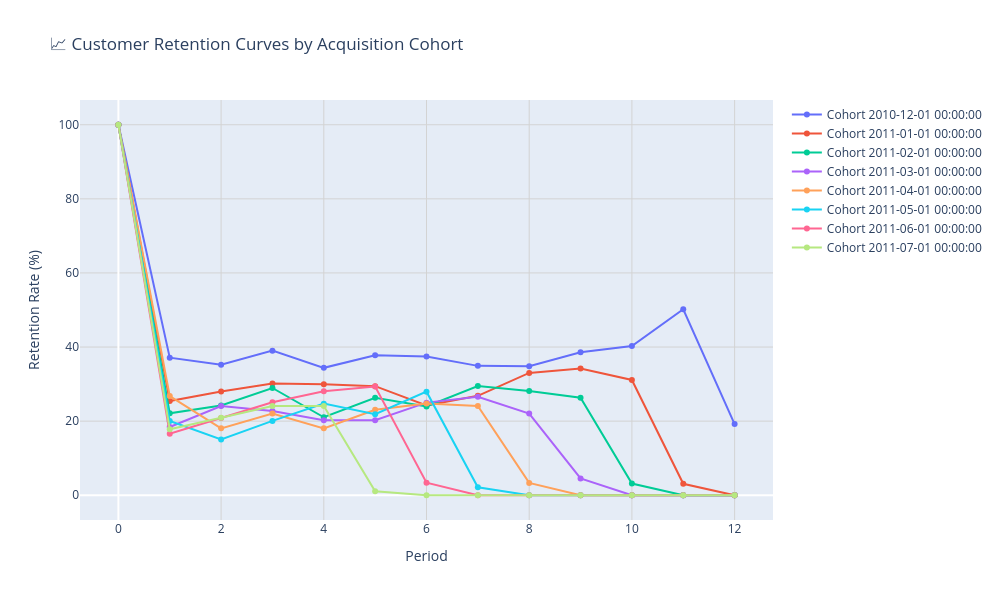

Source (notebook cell):
### Markdown cell above
## 📈 Visualization 2: Retention Curves

**Retention curves show how each cohort's retention changes over time.** Unlike heatmaps that show all data at once, retention curves let you:

- **Compare cohorts directly** with individual lines
- **Track retention decay** over time periods
- **Identify seasonal patterns** in acquisition quality
- **Spot cohort performance differences** clearly

### 🎯 Perfect for:
- Tracking retention trends over time
- Comparing cohort quality
- Identifying seasonal acquisition effects
- Executive presentations (easy to understand)

### ⚡ Key Parameters:
- `max_cohorts`: Limit number of lines for clarity
- `show_legend`: Toggle legend display
- `title`: Custom title for your chart

### Code cell
# 📈 Create Retention Curves
print("📈 Creating retention curves...")

retention_curves = plot_retention_curves(
    retention_data=retention_cohorts,
    title="📈 Customer Retention Curves by Acquisition Cohort",
    max_cohorts=8,            # Show only 8 cohorts for clarity
    show_legend=True,         # Show cohort names
    width=1000,
    height=600
)

retention_curves.show()

print("✨ Retention curves visualization complete!")
print("💡 Each line represents one acquisition cohort")
print("🔍 Look for: Which cohorts retain users best? How steep is the decline?")
print("📊 Pattern analysis: Parallel lines = consistent retention, diverging = different cohort quality")

### Figure 1 — Plotly figure (JSON) as saved in the notebook; plotly's stock layout.template omitted (floating-point values rounded to 4 significant figures)
{"data": [{"line": {"width": 2}, "marker": {"size": 6}, "mode": "lines+markers", "name": "Cohort 2010-12-01 00:00:00", "type": "scatter", "x": [0, 1, 2, 3, 4, 5, 6, 7, 8, 9, 10, 11, 12], "y": [100.0, 37.13, 35.23, 39.03, 34.39, 37.76, 37.45, 34.92, 34.81, 38.61, 40.3, 50.21, 19.2]}, {"line": {"width": 2}, "marker": {"size": 6}, "mode": "lines+markers", "name": "Cohort 2011-01-01 00:00:00", "type": "scatter", "x": [0, 1, 2, 3, 4, 5, 6, 7, 8, 9, 10, 11, 12], "y": [100.0, 25.42, 28.03, 30.17, 29.93, 29.45, 24.23, 26.84, 33.02, 34.2, 31.12, 3.09, 0.0]}, {"line": {"width": 2}, "marker": {"size": 6}, "mode": "lines+markers", "name": "Cohort 2011-02-01 00:00:00", "type": "scatter", "x": [0, 1, 2, 3, 4, 5, 6, 7, 8, 9, 10, 11, 12], "y": [100.0, 22.11, 24.21, 28.95, 21.05, 26.32, 23.95, 29.47, 28.16, 26.32, 3.16, 0.0, 0.0]}, {"line": {"width": 2}, "marker": {"size": 6}, "mode": "lines+markers", "name": "Cohort 2011-03-01 00:00:00", "type": "scatter", "x": [0, 1, 2, 3, 4, 5, 6, 7, 8, 9, 10, 11, 12], "y": [100.0, 18.41, 24.09, 22.73, 20.23, 20.23, 25.0, 26.59, 22.05, 4.55, 0.0, 0.0, 0.0]}, {"line": {"width": 2}, "marker": {"size": 6}, "mode": "lines+markers", "name": "Cohort 2011-04-01 00:00:00", "type": "scatter", "x": [0, 1, 2, 3, 4, 5, 6, 7, 8, 9, 10, 11, 12], "y": [100.0, 26.76, 18.06, 22.07, 18.06, 23.08, 24.75, 24.08, 3.34, 0.0, 0.0, 0.0, 0.0]}, {"line": {"width": 2}, "marker": {"size": 6}, "mode": "lines+markers", "name": "Cohort 2011-05-01 00:00:00", "type": "scatter", "x": [0, 1, 2, 3, 4, 5, 6, 7, 8, 9, 10, 11, 12], "y": [100.0, 20.07, 15.05, 20.07, 24.73, 21.86, 27.96, 2.15, 0.0, 0.0, 0.0, 0.0, 0.0]}, {"line": {"width": 2}, "marker": {"size": 6}, "mode": "lines+markers", "name": "Cohort 2011-06-01 00:00:00", "type": "scatter", "x": [0, 1, 2, 3, 4, 5, 6, 7, 8, 9, 10, 11, 12], "y": [100.0, 16.6, 20.85, 25.11, 28.09, 29.36, 3.4, 0.0, 0.0, 0.0, 0.0, 0.0, 0.0]}, {"line": {"width": 2}, "marker": {"size": 6}, "mode": "lines+markers", "name": "Cohort 2011-07-01 00:00:00", "type": "scatter", "x": [0, 1, 2, 3, 4, 5, 6, 7, 8, 9, 10, 11, 12], "y": [100.0, 17.8, 20.94, 24.08, 24.08, 1.05, 0.0, 0.0, 0.0, 0.0, 0.0, 0.0, 0.0]}], "layout": {"height": 600, "hovermode": "x unified", "showlegend": true, "title": {"text": "📈 Customer Retention Curves by Acquisition Cohort"}, "width": 1000, "xaxis": {"gridcolor": "lightgray", "gridwidth": 1, "showgrid": true, "title": {"text": "Period"}}, "yaxis": {"gridcolor": "lightgray", "gridwidth": 1, "showgrid": true, "title": {"text": "Retention Rate (%)"}}}}
